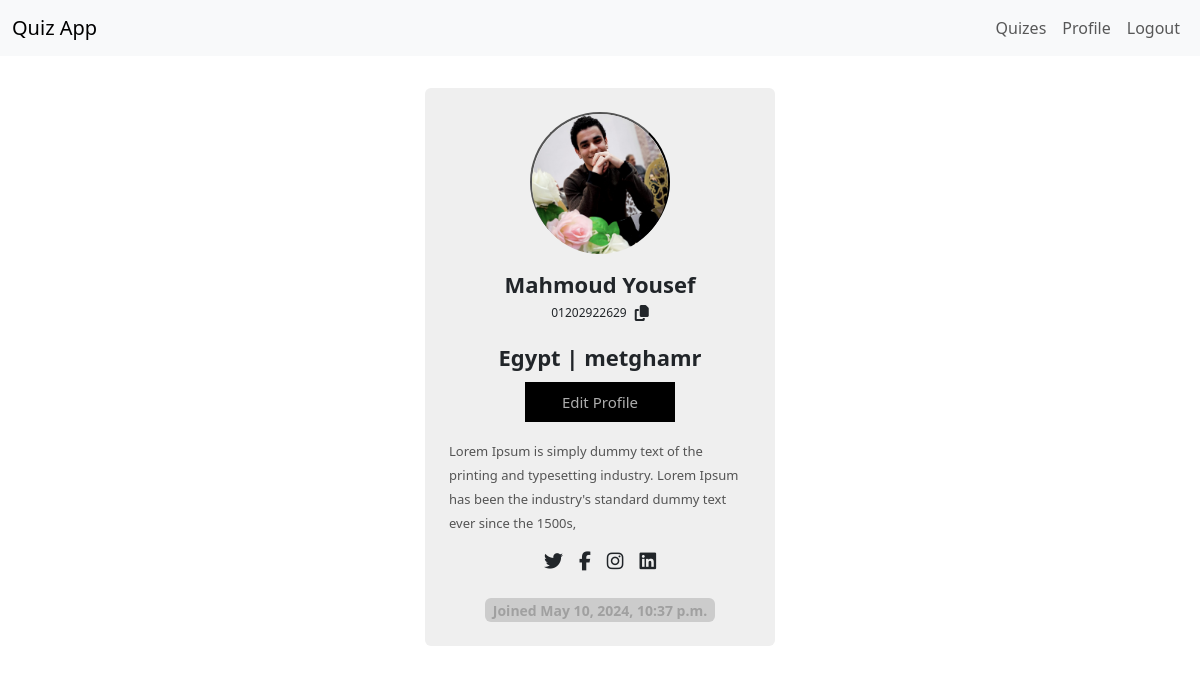
The page /accounts/profile/ (signed in) on the database as committed earlier.
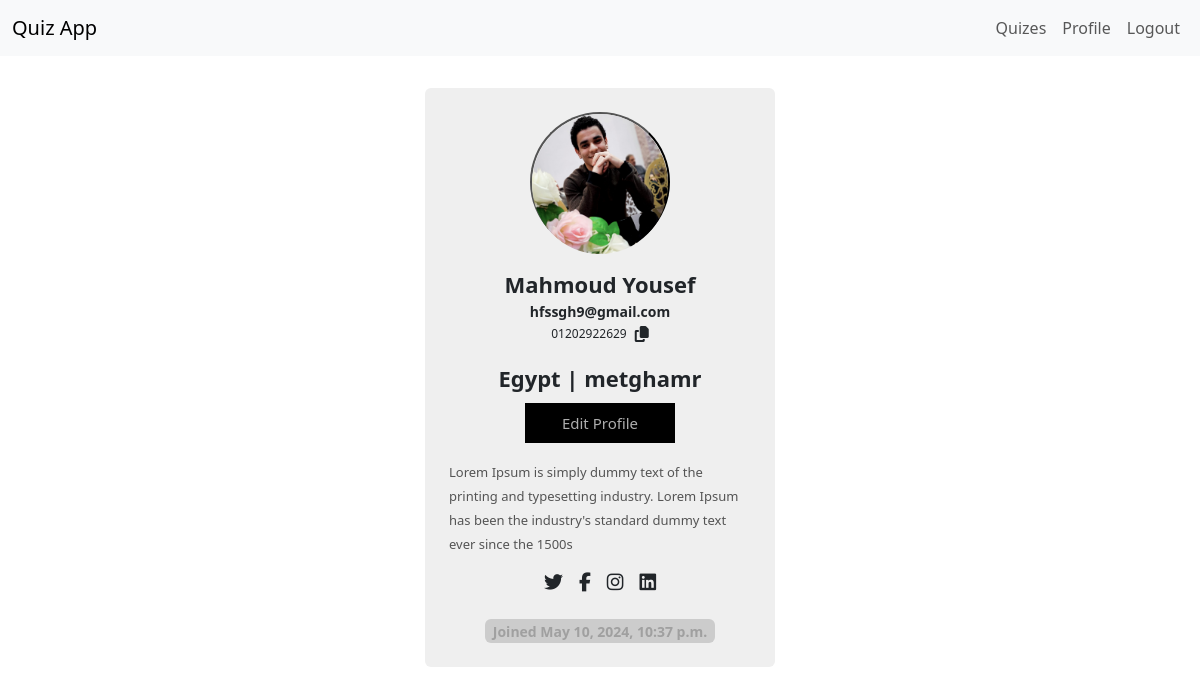
The same page on the database as committed later.
### accounts/models.py (models this page shows, shortened)
class Profile(models.Model):
    user = models.OneToOneField(User,on_delete=models.CASCADE)
    phone_number = models.CharField(max_length=20)
    city = models.CharField(max_length=50)
    image = models.ImageField(upload_to='users/')
    about = models.TextField(max_length=500 , blank=True , null=True)
    country = models.CharField(max_length=50 ,blank=True, null=True)
    created_at = models.DateTimeField( default=timezone.now())
    def full_name(self):
        return f'{self.user.first_name} {self.user.last_name}'
    def full_address(self):
        return f"{self.country} | {self.city} "

### accounts/views.py (the view)
# urls.py: path('profile/' , views.profile , name='profile'),
@login_required(login_url='login')
def profile(request):
    profile=Profile.objects.get(user=request.user)
    return render(request,'profile/profile.html',{'profile':profile})

### accounts/templates/profile/profile.html
{% extends "base.html" %}
{% block content %}
<div class="container mt-5 mt-4 mb-4 p-3 d-flex justify-content-center">
    <div class="card p-4 mt-4">
        <div class=" image d-flex flex-column justify-content-center align-items-center"> <button
                class="btns btn-secondary"> <img src=" {% if profile.image %}{{profile.image.url}}{% else %}https://i.imgur.com/wvxPV9S.png{% endif %}"  class="rounded-circle w-100"  /></button> <span class="name mt-3">{{profile.full_name}}</span> <span
                class="idd">{{profile.user.email}}</span>
            <div class="d-flex flex-row justify-content-center align-items-center gap-2"> <span
                    class="idd1">{{profile.phone_number}}</span> <span><i class="fa fa-copy"></i></span> </div>
            <div class="d-flex flex-row justify-content-center align-items-center mt-3"> <span class="number">{{profile.full_address}}
                        </span> </div>
            <div class=" d-flex mt-2"><a target="_blank" href="{% url 'accounts:edit_profile'%}"><button class="btn1 btn-dark">Edit Profile</button></a>  </div>
            <div class="text mt-3"> <span>{{profile.about}} </span> </div>
            <div class="gap-3 mt-3 icons d-flex flex-row justify-content-center align-items-center"> <span><i
                        class="fa-brands fa-twitter"></i></span> <span><i class="fa-brands fa-facebook-f"></i></span> <span><i
                        class="fa-brands fa-instagram"></i></span> <span><i class="fa-brands fa-linkedin"></i></span> </div>
            <div class=" px-2 rounded mt-4 date "> <span class="join">Joined {{profile.created_at}}</span> </div>
        </div>
    </div>
</div>
{% endblock content %}

### templates/base.html (shortened to what this page needs)
{% load static %}
<!DOCTYPE html>
<html lang="en">
<head>
    <link rel="stylesheet" href="{% static 'css/all.min.css'%}">
    <link rel="stylesheet" href="{% static 'css/bootstrap.min.css'%}">
    <link rel="stylesheet" href="{% static 'css/style.css'%}">
</head>
<body>
    <nav class="navbar  fixed-top navbar-expand-lg bg-body-tertiary">
  <div class="container-fluid">
    <a class="navbar-brand" href="/">Quiz App</a>
    <div class="collapse navbar-collapse" id="navbarSupportedContent">
      <ul class="navbar-nav ms-auto mb-2 mb-lg-0">
        <li class="nav-item">
          <a class="nav-link {% if request.path == '/' %}active{% endif %}" aria-current="page" href="/">Quizes</a>
        </li>
        {% if user.is_authenticated %}
        <li class="nav-item">
          <a class="nav-link {% if request.path == '/profile/' %}active{% endif %}" href="{% url 'accounts:profile'%}">Profile</a>
        </li>
        <li class="nav-item">
          <a class="nav-link" href="{% url 'logout'%}">Logout</a>
        </li>
        {% endif %}
      </ul>
    </div>
  </div>
</nav>
    <div class="container mt-5 mt-3 ">
        {% block content %}
        {% endblock content %}
    </div>
</body>
</html>

### static/css/style.css (style rules this page uses)
* { margin: 0; padding: 0 }
.card { width: 350px; background-color: #efefef; border: none; cursor: pointer; transition: all 0.5s; }
.image img { transition: all 0.5s; width: 130px; height: 140px; }
.btns { height: 140px; width: 140px; border-radius: 50% }
.name { font-size: 22px; font-weight: bold }
.idd { font-size: 14px; font-weight: 600 }
.idd1 { font-size: 12px }
.number { font-size: 22px; font-weight: bold }
.btn1 { height: 40px; width: 150px; border: none; background-color: #000; color: #aeaeae; font-size: 15px }
.text span { font-size: 13px; color: #545454; font-weight: 500 }
.icons i { font-size: 19px }
.join { font-size: 14px; color: #a0a0a0; font-weight: bold }
.date { background-color: #ccc }

Rows that differ between the two databases and show on the page:
changed Profile "Egypt | metghamr": user.email (not shown) → "hfssgh9@gmail.com"; about "Lorem Ipsum is simply dummy text of the printing and typesetting industry. Lorem Ipsum has been the industry's standard dummy text ever since the 1500s," → "Lorem Ipsum is simply dummy text of the printing and typesetting industry. Lorem Ipsum has been the industry's standard dummy text ever since the 1500s"
